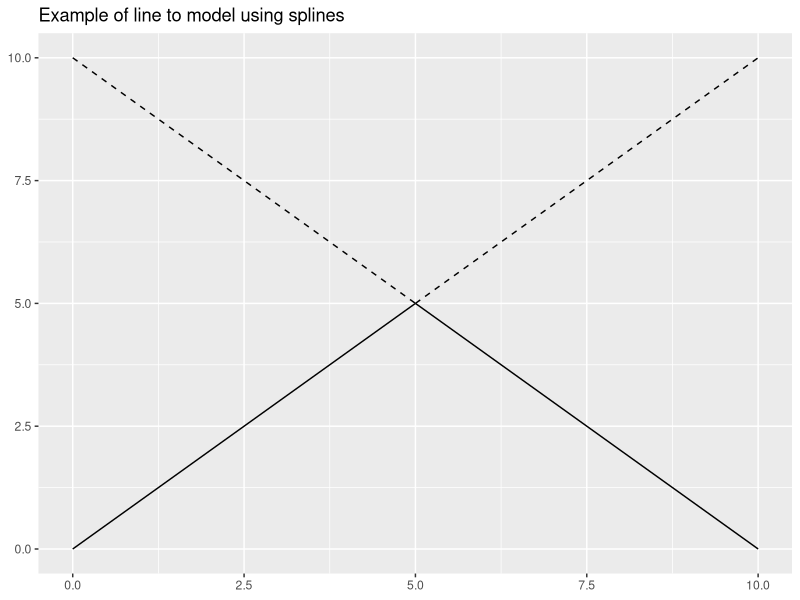

Write the R code that produced this figure.
## ---- chunk 1
knitr::opts_chunk$set(echo = FALSE)
library(ggplot2)
## ---- chunk 2
kink_plot <- ggplot(NULL) +
  geom_line(aes(x = 0:5, y = 0:5))+
  geom_line(aes(x = 5:10, y = 5:0)) +
  geom_line(aes(x = 0:5, y = 10:5), linetype = 2) +
  geom_line(aes(x = 5:10, y = 5:10), linetype = 2) +
  theme(axis.title.y=element_blank(),
        axis.title.x = element_blank()) +
  ggtitle("Example of line to model using splines")

kink_plot
